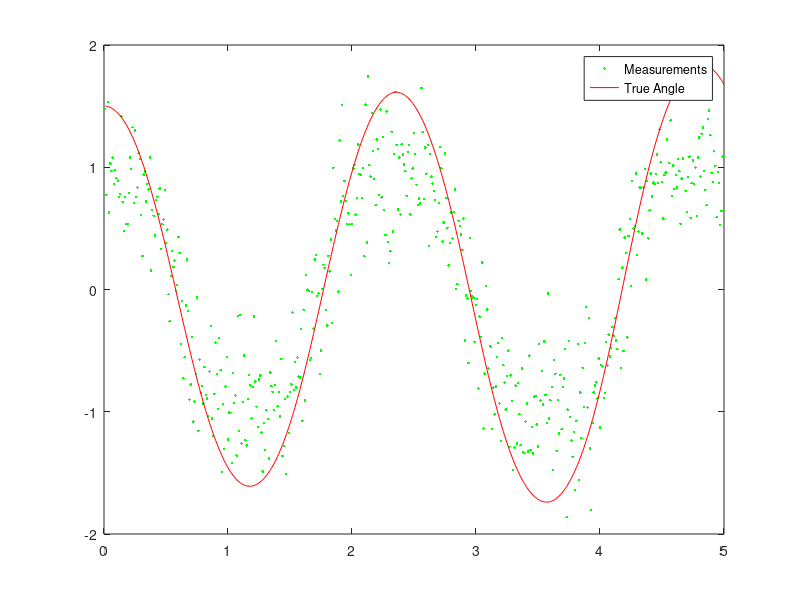

The MATLAB source for this figure:
%%%%%%%%%%%%%%%%%%%%%%%%%%%%%%%%%%%%%%%%%%%%%%%%%%%%%%%%%%%%%%%%%
%
% Simulate pendulum data for the examples in the book
%
% Simo Sarkka (2013), Bayesian Filtering and Smoothing,
% Cambridge University Press. 
%
% Last updated: $Date: 2013/08/26 12:58:41 $.
%
% This software is distributed under the GNU General Public 
% Licence (version 2 or later); please refer to the file 
% Licence.txt, included with the software, for details.
%
%%%%%%%%%%%%%%%%%%%%%%%%%%%%%%%%%%%%%%%%%%%%%%%%%%%%%%%%%%%%%%%%%

%%
% Simulate simple pendulum. Note that the system easily
% diverges, but it should not matter.
    
    % Remember to comment these out when benchmarking!
    fprintf('!! Using fixed random stream !!\n');
    rand('state',1)
    randn('state',1)
    % <--- 
    
    DT = 0.01;
    g  = 9.81;
    Q  = 0.01*[DT^3/3 DT^2/2; DT^2/2 DT];
    R  = 0.1;
    m0 = [1.6;0]; % Slightly off
    P0 = 0.1*eye(2);
    
    param_F = zeros(2, 1); %parameters of the state function
    param_F(1, 1) = DT;
    param_F(2, 1) = g;
        
    steps = 500;

    QL = chol(Q,'lower');
   
    T = [];
    X = [];
    Y = [];
    t = 0;
    x = [1.5;0];
    for k=1:steps
        x = [x(1)+x(2)*DT;
             x(2)-g*sin(x(1))*DT];
        w = QL * randn(2,1);
        x = x + w;
        y = sin(x(1)) + sqrt(R)*randn;
        t = t + DT;
        X = [X x];
        Y = [Y y];
        T = [T t];
  end

  % Plot the data
  plot(T,Y,'g.',T,X(1,:),'r-');
  legend('Measurements', 'True Angle');

